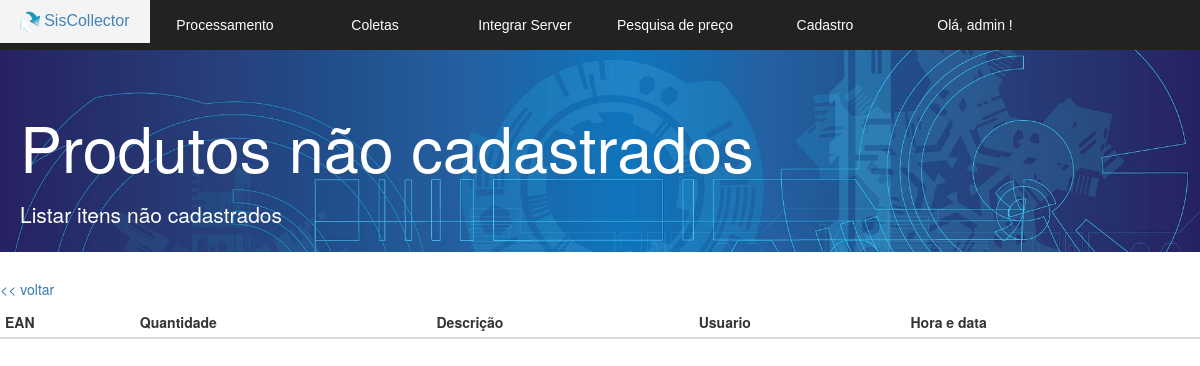
The app's page /v_listar_tempo_nao_cadastrado_usuario.php?referencia=20131 (signed in), older data.
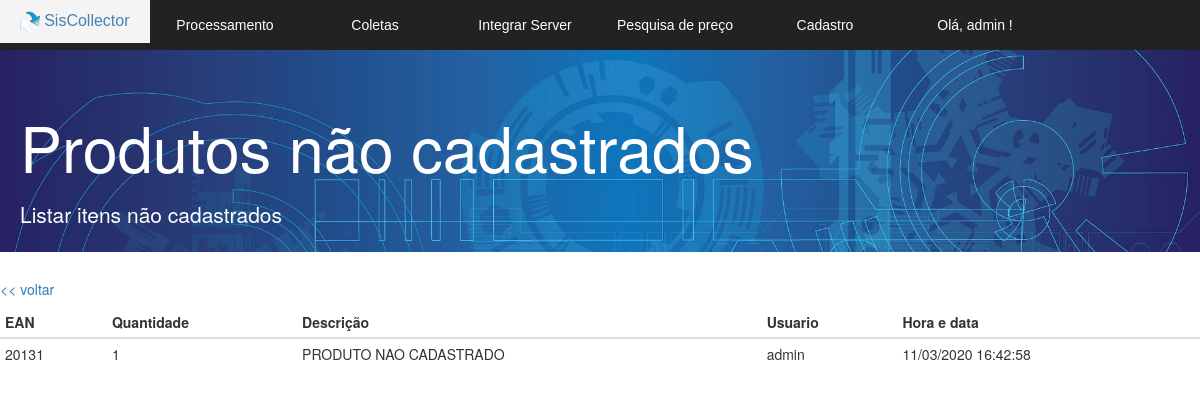
The same page, newer data.
### tables this page shows
CREATE TABLE IF NOT EXISTS `coletor_importar` (
  `referencia` varchar(255) NOT NULL,
  `quantidade` int(11) NOT NULL,
  `descricao` varchar(255) NOT NULL,
  `usuario` varchar(255) NOT NULL,
  `hora` datetime DEFAULT NULL,
  `local_estoque` int(2) DEFAULT 0,
  `local_loja` int(2) DEFAULT 0,
  `id` bigint(20) NOT NULL AUTO_INCREMENT,
  PRIMARY KEY (`id`)
);

### v_listar_tempo_nao_cadastrado_usuario.php (the view, shortened to what this page needs)
<?php
$referencia = $_GET['referencia'];
?>
<!DOCTYPE html>
<html>
<head>
  <link href="bootstrap/css/bootstrap.min.css" rel="stylesheet">
  <link rel="stylesheet" href="css.css">
  <link rel="stylesheet" href="normalize.css">
</head>
<body>
	<section id="principal">
   <?php require 'v_cabecalho.php';?>
   <section class="corpo">
    <div class="jumbotron jumbotron-fluid">
      <div class="container">
        <h1 class="display-4">Produtos não cadastrados</h1>
        <p class="lead">Listar itens não cadastrados</p>
      </div>
    </div>
  <h5> <a href="v_listar_tempo_nao_cadastrado.php"> << voltar</a> </h5>
    <?php
    $listagem = mysqli_query($conexao,"SELECT id, referencia,quantidade, descricao, usuario, hora from coletor_importar   where referencia = $referencia and descricao = 'produto nao cadastrado' order by id;");
    ?>
    <table class="table table-condensed">
     <thead >
      <tr class="table-primary">
        <th scope="col">EAN</th>
        <th scope="col">Quantidade</th>
        <th scope="col">Descrição</th>
        <th scope="col">Usuario</th>
        <th scope="col">Hora e data</th>
      </tr>
    </thead>
    <?php
    while($linha = mysqli_fetch_array($listagem)) {
    ?>
      <tr>
      <?php $data = $linha['hora']; ?>
        <td> <?= $linha['referencia'] ?> </td>
        <td> <?= $linha['quantidade'] ?> </td>
        <td> <?= utf8_encode($linha['descricao']); ?> </td>
        <td> <?= $linha['usuario'] ?> </td>
        <td> <?php echo date('d/m/Y H:i:s', strtotime($data));  ?>  </td>
      </tr>
      <?php } ?>
  </table>
</section>
</section>
</body>
</html>

Row changes from the older to the newer data that the page shows:
now on this page (row edited): coletor_importar: referencia "20131", quantidade "1", descricao "PRODUTO NAO CADASTRADO", usuario "admin", hora "11/03/2020 16:42:58"
